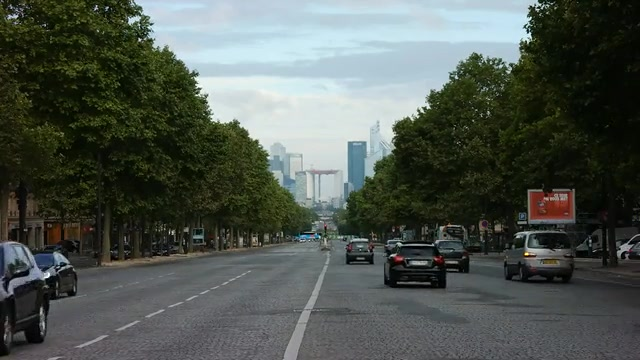
#> input picture Paris/200Frame/Paris 180.jpg, 640 x 360 px
$ python image_segmentation_via_flow.py
#> lines starting #> are read from the running program, lines starting #| are printed output that depends on the picture; pictures that were not available may be replaced by others from this repository, and a replacement may not be noted
### image_functions.py
import numpy as np
from PIL import Image


def down_scale(img, r):
    return img.resize((int(img.width / r), int(img.height / r)))


def get_grayscale(img):
    gray_img = np.zeros((img.shape[0], img.shape[1]))
    for y in range(img.shape[0]):
        for x in range(img.shape[1]):
            gray_img[y][x] = 0.299 * img[y][x][0] + 0.587 * img[y][x][1] + 0.114 * img[y][x][2]
    return gray_img


def add_padding(img, padding_size):
    shape = list(img.shape)
    shape[0] += padding_size * 2
    shape[1] += padding_size * 2
    pixel_padding = np.zeros(shape)
    pixel_padding[padding_size:-padding_size, padding_size:-padding_size] = img
    return pixel_padding


def get_derivative(img):
    padding_img = add_padding(img, 1)
    derivative = np.zeros((img.shape[0], img.shape[1], 2))

    for y in range(1, padding_img.shape[0] - 1):
        for x in range(1, padding_img.shape[1] - 1):
            derivative[y - 1][x - 1] = [padding_img[y + 1][x + 0] - padding_img[y - 1][x + 0],
                                        padding_img[y + 0][x + 1] - padding_img[y + 0][x - 1]]
    return derivative


def window_slice(img, location, neighbor_distance):
    padding_img = add_padding(img, neighbor_distance)

    window = padding_img[location[0]: location[0] + 2 * neighbor_distance + 1,
                         location[1]: location[1] + 2 * neighbor_distance + 1]
    return window


# AX = B
def least_squares_approximation(A, B):
    if np.linalg.det(A.T @ A):
        return np.linalg.inv(A.T @ A) @ A.T @ B
    else:
        return np.array([[0], [0]])


def corner_Harris(grayscale_image, neighbor_distance, threshold):
    corner_location = []
    yx_derivative_image = get_derivative(grayscale_image)

    for y in range(grayscale_image.shape[0]):
        for x in range(grayscale_image.shape[1]):
            window_yx_derivative = window_slice(yx_derivative_image, [y, x], neighbor_distance)
            vector_dy_dx = window_yx_derivative.reshape((2 * neighbor_distance + 1) ** 2, 2)
            structure_tensor = sum([np.array([[ix * ix, ix * iy],
                                              [iy * ix, iy * iy]]) for iy, ix in vector_dy_dx])

            if min(np.linalg.eigvals(structure_tensor)) > threshold:
                corner_location.append([y, x])

    return corner_location


def get_image_name_from_video(video_name, frame):
    return ['%s/%dFrame/%s %03d.jpg' % (video_name, frame, video_name, x + 1) for x in range(frame)]


def get_image_array(img_name_array, downscale=1):
    return [np.array(down_scale(Image.open(x), downscale)) for x in img_name_array]

### Optical_Flow.py
import matplotlib.pyplot as plt
import matplotlib.patches as patches
from image_functions import *


class OpticalFlow:
    def __init__(self, img_array, neighbor_distance=1,
                 corner_neighbor_distance=1, corner_threshold=5000):
        self.image_array = img_array
        self.neighbor_distance = neighbor_distance
        self.corner_neighbor_distance = corner_neighbor_distance
        self.corner_threshold = corner_threshold

        self.flow = np.zeros((len(self.image_array) - 1, self.image_array[0].shape[0], self.image_array[0].shape[1], 2))

    def calculate_optical_flow(self):
        grayscale_image_next = get_grayscale(self.image_array[-1])

        for index, image in enumerate(self.image_array[-2::-1]):
            # Gray Scaling & Add Padding
            grayscale_image = get_grayscale(image)
            yx_derivative_image = get_derivative(grayscale_image)
            t_derivative_image = grayscale_image_next - grayscale_image

            # # For each pixel
            # for y in range(grayscale_image.shape[0]):
            #     for x in range(grayscale_image.shape[1]):

            # For each corner
            corner = corner_Harris(grayscale_image, self.corner_neighbor_distance, self.corner_threshold)
            for y, x in corner:
                # Window Slicing & Calculate Derivative
                window_yx_derivative = window_slice(yx_derivative_image, [y, x], self.neighbor_distance)
                window_t_derivative = window_slice(t_derivative_image, [y, x], self.neighbor_distance)

                # Approximating for Optimized result
                window_size = (2 * self.neighbor_distance + 1) ** 2
                vector_dy_dx = window_yx_derivative.reshape(window_size, 2)
                vector_dt = window_t_derivative.reshape(window_size, 1)
                optimized_v = least_squares_approximation(vector_dy_dx, -vector_dt)

                # Save optimized (v, u) at flow matrix
                self.flow[-index][y][x] = optimized_v.reshape(2)

            # Save current pixel values for next loop
            grayscale_image_next = grayscale_image
            print("Calculating Optical Flow - (%d/%d)Frame" % (index + 2, len(self.image_array)))

        return self.flow

    def display_flow(self):
        plt.style.use('default')
        fig, ax = plt.subplots()
        plt.axis([0, self.flow.shape[2], 0, self.flow.shape[1]])
        for frame_num in range(self.flow.shape[0]):
            for y in range(self.flow.shape[1]):
                for x in range(self.flow.shape[2]):
                    ax.add_patch(
                        patches.Arrow(
                            x, y,
                            self.flow[frame_num][y][x][1], self.flow[frame_num][y][x][0],
                            width=0.3,
                            edgecolor='deeppink',
                            facecolor='white'
                        ))
        plt.gca().invert_yaxis()
        plt.imshow(self.image_array[0])
        return 0


# [14 lines left out: function main, not called in this run]


# [2 lines that do not run on import are left out]

### k_mean_clustering.py
import matplotlib.pyplot as plt
import numpy as np
import random


class KMeanClustering:
    def __init__(self, data, error_threshold=0.01, k_max=10, repetition=10):
        self.data = data
        self.data_dimension = data.shape[1]
        self.data_range = self.get_data_range()
        self.normalized_data = self.data_normalization()

        self.error_threshold = error_threshold
        self.k_max = k_max
        self.repetition = repetition

        self.clustered_point_index = {}
        self.cluster_location = {}
        self.inertia_value = {}
        self.elbow_k = None

    def get_data_range(self):
        return [[min(self.data[:, i]), max(self.data[:, i])] for i in range(self.data_dimension)]

    def data_normalization(self):
        normalized_data = [(x - self.data_range[i][0]) / (self.data_range[i][1] - self.data_range[i][0])
                           for i, x in enumerate(self.data.T)]
        return np.array(normalized_data).T

    def k_mean_clustering_once(self, k):
        def average(mean_before, n, a_n1):
            return (mean_before * n + a_n1) / (n + 1)

        cluster_location = np.array([[random.random() for _ in range(self.data_dimension)] for _ in range(k)])

        while True:
            clustered_point_index = [[] for _ in range(k)]
            mean_error = 0

            # Divide the points into clusters
            for index, point in enumerate(self.normalized_data):
                norm_array = [[np.linalg.norm(point - cluster, ord=2), i] for i, cluster in enumerate(cluster_location)]
                nearest_cluster_index = min(norm_array, key=lambda x: x[0])[1]
                clustered_point_index[nearest_cluster_index].append([index])

            # Update the location of clusters
            for index in range(k):
                if clustered_point_index[index]:
                    clustered_point = np.array([self.normalized_data[point_i]
                                                for point_i in clustered_point_index[index]])
                    new_location = np.array([np.mean(vector) for vector in clustered_point.T]).T

                else:
                    new_location = np.array([random.random() for _ in range(self.data_dimension)])
                error = np.linalg.norm(new_location - cluster_location[index], ord=2)
                mean_error = average(mean_error, index, error)
                cluster_location[index] = new_location

            # Evaluate the location of clusters
            if mean_error < self.error_threshold:
                final_clustered_point_index = clustered_point_index
                break

        inertia_value = sum([sum([np.linalg.norm(self.normalized_data[point_i] - cluster, ord=2)
                                  for point_i in final_clustered_point_index[i]]) for i, cluster in
                             enumerate(cluster_location)])

        self.clustered_point_index[k] = final_clustered_point_index
        self.cluster_location[k] = cluster_location
        self.inertia_value[k] = inertia_value
        return final_clustered_point_index, cluster_location, inertia_value

    def repeat_K_mean_clustering(self, k):
        clustered_point_index = None
        cluster_location = None
        inertia_value = float('inf')
        for _ in range(self.repetition):
            clustering_result = self.k_mean_clustering_once(k)
            if clustering_result[2] < inertia_value:
                clustered_point_index = clustering_result[0]
                cluster_location = clustering_result[1]
                inertia_value = clustering_result[2]

        self.clustered_point_index[k] = clustered_point_index
        self.cluster_location[k] = cluster_location
        self.inertia_value[k] = inertia_value
        return clustered_point_index, cluster_location, inertia_value

    # [7 lines left out: function find_elbow_k, not called in this run]

    def plot_clustered_result(self, k, inertia_value_plot=True):
        if inertia_value_plot:
            plt.figure()
            plt.plot(self.inertia_value.keys(), self.inertia_value.values(), 'r-o')
            plt.plot(self.elbow_k, self.inertia_value[self.elbow_k], 'b-o')

        plt.figure()
        for cluster_i, clustered_point in enumerate(self.clustered_point_index[k]):
            points = np.array([self.data[point_i] for point_i in clustered_point])
            plt.scatter(*np.array(points).T[:2, :],
                        color=(1 / k * cluster_i, 1 - 1 / k * cluster_i, 1 / k * cluster_i),
                        s=10)
        plt.gca().invert_yaxis()

    # [105 lines left out: functions k_mean_clustering, main, not called in this run]


# [2 lines that do not run on import are left out]

### image_segmentation_via_flow.py
from Optical_Flow import *
from k_mean_clustering import *
from mean_shift_clustering import *


def main():
    img_name_array = ['Paris/200Frame/Paris 180.jpg', 'Paris/200Frame/Paris 181.jpg']
    image_array = get_image_array(img_name_array, downscale=4)
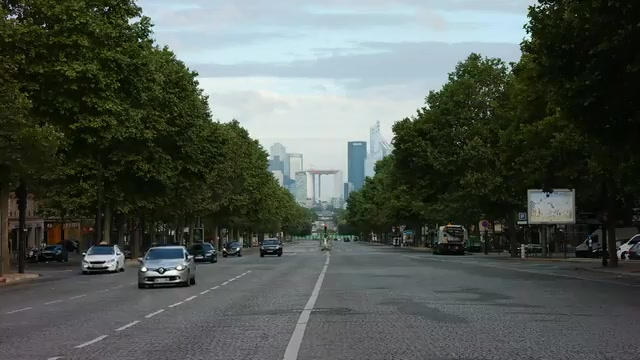
#> input picture Paris/200Frame/Paris 003.jpg, 640 x 360 px, given in place of Paris 181.jpg, which was not available
#> call 2 of down_scale, with r = 4
#> in down_scale (call 2), `return img.resize((int(img.width / r), int(img.height / r)))`:
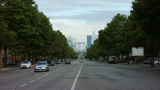
#> returned value: PIL image 160x90 RGB; mean R, G, B 80.5, 88, 81.6
#> image_array = 2 items

    optical_flow = OpticalFlow(image_array,
                               neighbor_distance=2,
                               corner_neighbor_distance=1,
                               corner_threshold=1000)
    optical_flow.calculate_optical_flow()
#> after the loop in get_grayscale, `for y in range(img.shape[0]):`:
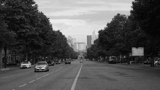
#> gray_img: shape (90, 160) float64; min 1.17, max 240.4, mean 85
#> the loop in calculate_optical_flow, `for index, image in enumerate(self.image_array[-2::-1]):` made 1 pass
#| Calculating Optical Flow - (2/2)Frame
#> pass 1, in calculate_optical_flow, `grayscale_image = get_grayscale(image)`:
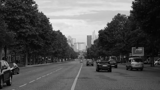
#> grayscale_image: shape (90, 160) float64; min 0, max 241, mean 83.9
#> pass 1, in calculate_optical_flow, `t_derivative_image = grayscale_image_next - grayscale_image`:
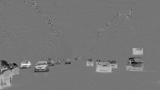
#> t_derivative_image: shape (90, 160) float64; min -157.3, max 182.6, mean 1.1; drawn with min black and max white
#> pass 1, in window_slice (call 14402), `padding_img = add_padding(img, neighbor_distance)`:
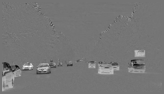
#> padding_img: shape (94, 164) float64; min -157.3, max 182.6, mean 1.1; drawn with min black and max white
    optical_flow.display_flow()

    data = optical_flow.flow[0]
    a = []
    for y in range(data.shape[0]):
        for x in range(data.shape[1]):
            a.append([x, y,
                      0.299 * image_array[0][y][x][0] + 0.587 * image_array[0][y][x][1] + 0.114 * image_array[0][y][x][2],
                      *data[y][x]])

    k_mean_clustering = KMeanClustering(np.array(a), error_threshold=0.1, k_max=10, repetition=1)
    #
    # k_mean_clustering.k_mean_clustering(plot=True)
    k = 11
    k_mean_clustering.repeat_K_mean_clustering(k)
    k_mean_clustering.plot_clustered_result(k, inertia_value_plot=False)
#> the loop in plot_clustered_result, `for cluster_i, clustered_point in enumerate(self.clustered_point_index..` made 11 passes
    #
    plt.imshow(image_array[0])
    plt.show()
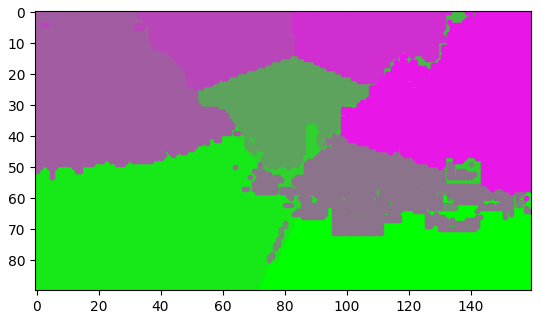
#> figure drawn by matplotlib, 1 panel

    # [6 lines of commented-out code are left out]


if __name__ == "__main__":
    main()
